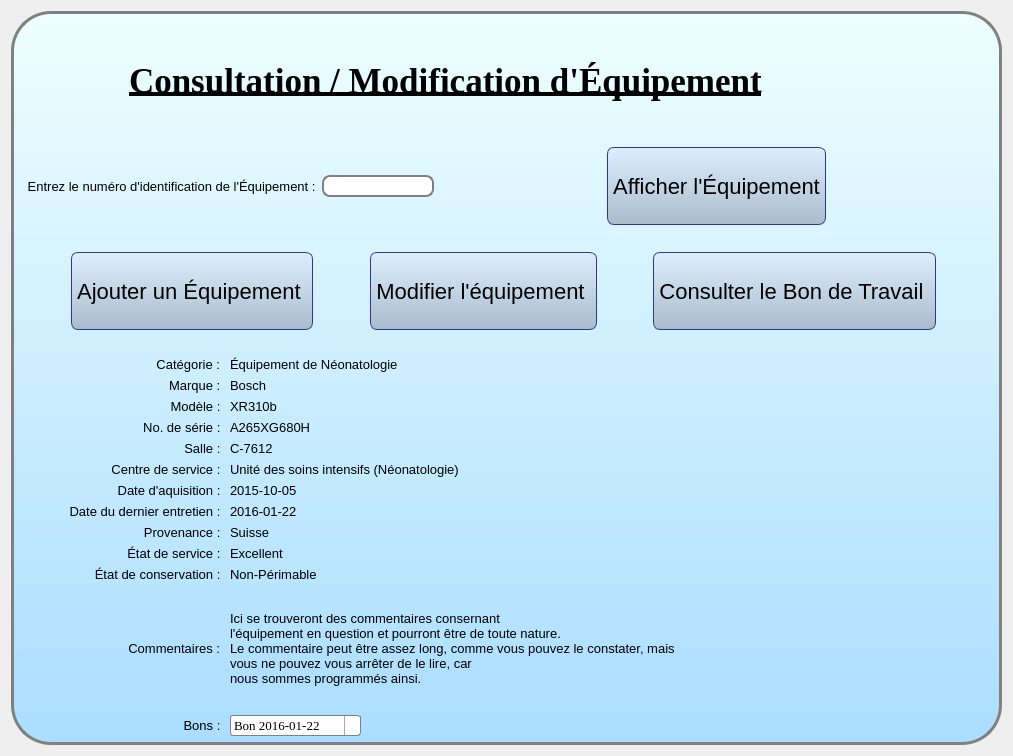
<?xml version="1.0" encoding="UTF-8"?>
<ui version="4.0">
 <class>BackgroundFrame</class>
 <widget class="QWidget" name="BackgroundFrame">
  <property name="geometry">
   <rect>
    <x>0</x>
    <y>0</y>
    <width>1013</width>
    <height>756</height>
   </rect>
  </property>
  <property name="windowTitle">
   <string>Form</string>
  </property>
  <property name="styleSheet">
   <string notr="true"/>
  </property>
  <layout class="QGridLayout" name="gridLayout">
   <item row="0" column="0">
    <widget class="QWidget" name="MainFrame" native="true">
     <property name="styleSheet">
      <string notr="true">#ConsultationEquip {
background: gray;
}

#MainFrame {
border: 3px solid gray;
border-radius: 40px;
background: QLinearGradient(x1: 0, y1: 0, x2: 0, y2: 1, stop: 0 #eff, stop: 1 #adf);
}
QLineEdit {
padding: 1px;
border-style: solid;
border: 2px solid gray;
border-radius: 8px;
min-width: 50px
}

QPushButton {
color: black;
background-color: qlineargradient(x1: 0, y1: 0, x2: 0, y2: 1, stop: 0 #def, stop: 1 #abc);
border-width: 1px;
border-color: #339;
border-style: solid;
border-radius: 7;
padding: 3px;
font-size: 22px;
font-police: Times New Roman;
padding-left: 5px;
padding-right: 5px;
min-width: 120px;
max-width: 330px;
min-height: 70px;
max-height: 70px;
}
QComboBox {
    border: 1px solid gray;
    border-radius: 3px;
    padding: 1px 18px 1px 3px;
    min-width: 8em;
}

QComboBox:editable {
    background: white;
}

QComboBox:!editable, QComboBox::drop-down:editable {
     background: qlineargradient(x1: 0, y1: 0, x2: 0, y2: 1,
                                 stop: 0 #E1E1E1, stop: 0.4 #DDDDDD,
                                 stop: 0.5 #D8D8D8, stop: 1.0 #D3D3D3);
}

/* QComboBox gets the &quot;on&quot; state when the popup is open */
QComboBox:!editable:on, QComboBox::drop-down:editable:on {
    background: qlineargradient(x1: 0, y1: 0, x2: 0, y2: 1,
                                stop: 0 #D3D3D3, stop: 0.4 #D8D8D8,
                                stop: 0.5 #DDDDDD, stop: 1.0 #E1E1E1);
}

QComboBox:on { /* shift the text when the popup opens */
    padding-top: 3px;
    padding-left: 4px;
}

QComboBox::drop-down {
    subcontrol-origin: padding;
    subcontrol-position: top right;
    width: 15px;

    border-left-width: 1px;
    border-left-color: darkgray;
    border-left-style: solid; /* just a single line */
    border-top-right-radius: 3px; /* same radius as the QComboBox */
    border-bottom-right-radius: 3px;
}

QComboBox::down-arrow {
    image: url(/usr/share/icons/crystalsvg/16x16/actions/1downarrow.png);
}

QComboBox::down-arrow:on { /* shift the arrow when popup is open */
    top: 1px;
    left: 1px;
}</string>
     </property>
     <layout class="QGridLayout" name="gridLayout_2">
      <item row="0" column="0" colspan="3">
       <layout class="QHBoxLayout" name="horizontalLayout">
        <item>
         <spacer name="horizontalSpacer">
          <property name="orientation">
           <enum>Qt::Horizontal</enum>
          </property>
          <property name="sizeHint" stdset="0">
           <size>
            <width>40</width>
            <height>20</height>
           </size>
          </property>
         </spacer>
        </item>
        <item>
         <widget class="QLabel" name="titre">
          <property name="font">
           <font>
            <family>Times New Roman</family>
            <pointsize>26</pointsize>
            <weight>75</weight>
            <italic>false</italic>
            <bold>true</bold>
            <underline>true</underline>
           </font>
          </property>
          <property name="text">
           <string>Consultation / Modification d'Équipement</string>
          </property>
         </widget>
        </item>
        <item>
         <spacer name="horizontalSpacer_2">
          <property name="orientation">
           <enum>Qt::Horizontal</enum>
          </property>
          <property name="sizeHint" stdset="0">
           <size>
            <width>40</width>
            <height>20</height>
           </size>
          </property>
         </spacer>
        </item>
        <item>
         <widget class="QLabel" name="label_2">
          <property name="text">
           <string/>
          </property>
          <property name="pixmap">
           <pixmap>Modify-icon-128.png</pixmap>
          </property>
         </widget>
        </item>
        <item>
         <spacer name="horizontalSpacer_9">
          <property name="orientation">
           <enum>Qt::Horizontal</enum>
          </property>
          <property name="sizeHint" stdset="0">
           <size>
            <width>40</width>
            <height>20</height>
           </size>
          </property>
         </spacer>
        </item>
       </layout>
      </item>
      <item row="1" column="0" colspan="2">
       <layout class="QHBoxLayout" name="horizontalLayout_3">
        <item>
         <widget class="QLabel" name="label_6">
          <property name="font">
           <font>
            <pointsize>10</pointsize>
           </font>
          </property>
          <property name="text">
           <string>  Entrez le numéro d'identification de l'Équipement :</string>
          </property>
          <property name="alignment">
           <set>Qt::AlignCenter</set>
          </property>
         </widget>
        </item>
        <item>
         <widget class="QLineEdit" name="lineEdit"/>
        </item>
       </layout>
      </item>
      <item row="1" column="2">
       <layout class="QHBoxLayout" name="horizontalLayout_2">
        <item>
         <spacer name="horizontalSpacer_7">
          <property name="orientation">
           <enum>Qt::Horizontal</enum>
          </property>
          <property name="sizeHint" stdset="0">
           <size>
            <width>40</width>
            <height>20</height>
           </size>
          </property>
         </spacer>
        </item>
        <item>
         <widget class="QPushButton" name="afficherEquipementButton">
          <property name="font">
           <font>
            <pointsize>-1</pointsize>
           </font>
          </property>
          <property name="text">
           <string>Afficher l'Équipement</string>
          </property>
          <property name="icon">
           <iconset>
            <normaloff>Refresh2.png</normaloff>Refresh2.png</iconset>
          </property>
          <property name="iconSize">
           <size>
            <width>60</width>
            <height>60</height>
           </size>
          </property>
         </widget>
        </item>
        <item>
         <spacer name="horizontalSpacer_8">
          <property name="orientation">
           <enum>Qt::Horizontal</enum>
          </property>
          <property name="sizeHint" stdset="0">
           <size>
            <width>40</width>
            <height>20</height>
           </size>
          </property>
         </spacer>
        </item>
       </layout>
      </item>
      <item row="2" column="0" colspan="3">
       <layout class="QHBoxLayout" name="horizontalLayout_4">
        <item>
         <spacer name="horizontalSpacer_3">
          <property name="orientation">
           <enum>Qt::Horizontal</enum>
          </property>
          <property name="sizeHint" stdset="0">
           <size>
            <width>40</width>
            <height>20</height>
           </size>
          </property>
         </spacer>
        </item>
        <item>
         <widget class="QPushButton" name="ajouterUnEquipementNutton">
          <property name="font">
           <font>
            <pointsize>-1</pointsize>
           </font>
          </property>
          <property name="text">
           <string>Ajouter un Équipement </string>
          </property>
          <property name="icon">
           <iconset>
            <normaloff>Add-icon.png</normaloff>Add-icon.png</iconset>
          </property>
          <property name="iconSize">
           <size>
            <width>60</width>
            <height>60</height>
           </size>
          </property>
         </widget>
        </item>
        <item>
         <spacer name="horizontalSpacer_5">
          <property name="orientation">
           <enum>Qt::Horizontal</enum>
          </property>
          <property name="sizeHint" stdset="0">
           <size>
            <width>40</width>
            <height>20</height>
           </size>
          </property>
         </spacer>
        </item>
        <item>
         <widget class="QPushButton" name="modifierUnEquipementButton">
          <property name="font">
           <font>
            <pointsize>-1</pointsize>
           </font>
          </property>
          <property name="text">
           <string>Modifier l'équipement </string>
          </property>
          <property name="icon">
           <iconset>
            <normaloff>Modify-icon.png</normaloff>Modify-icon.png</iconset>
          </property>
          <property name="iconSize">
           <size>
            <width>60</width>
            <height>60</height>
           </size>
          </property>
         </widget>
        </item>
        <item>
         <spacer name="horizontalSpacer_6">
          <property name="orientation">
           <enum>Qt::Horizontal</enum>
          </property>
          <property name="sizeHint" stdset="0">
           <size>
            <width>40</width>
            <height>20</height>
           </size>
          </property>
         </spacer>
        </item>
        <item>
         <widget class="QPushButton" name="consulterUnEquipementButton">
          <property name="font">
           <font>
            <pointsize>-1</pointsize>
           </font>
          </property>
          <property name="text">
           <string>Consulter le Bon de Travail </string>
          </property>
          <property name="icon">
           <iconset>
            <selectedon>view-icon2.png</selectedon>
           </iconset>
          </property>
          <property name="iconSize">
           <size>
            <width>60</width>
            <height>60</height>
           </size>
          </property>
         </widget>
        </item>
        <item>
         <spacer name="horizontalSpacer_4">
          <property name="orientation">
           <enum>Qt::Horizontal</enum>
          </property>
          <property name="sizeHint" stdset="0">
           <size>
            <width>40</width>
            <height>20</height>
           </size>
          </property>
         </spacer>
        </item>
        <item>
         <widget class="QFrame" name="frame">
          <property name="frameShape">
           <enum>QFrame::StyledPanel</enum>
          </property>
          <property name="frameShadow">
           <enum>QFrame::Raised</enum>
          </property>
         </widget>
        </item>
       </layout>
      </item>
      <item row="3" column="0">
       <layout class="QVBoxLayout" name="verticalLayout">
        <item alignment="Qt::AlignRight">
         <widget class="QLabel" name="label_5">
          <property name="font">
           <font>
            <pointsize>10</pointsize>
           </font>
          </property>
          <property name="text">
           <string>Catégorie : </string>
          </property>
          <property name="alignment">
           <set>Qt::AlignCenter</set>
          </property>
         </widget>
        </item>
        <item alignment="Qt::AlignRight">
         <widget class="QLabel" name="label_28">
          <property name="font">
           <font>
            <pointsize>10</pointsize>
           </font>
          </property>
          <property name="text">
           <string>Marque : </string>
          </property>
          <property name="alignment">
           <set>Qt::AlignCenter</set>
          </property>
         </widget>
        </item>
        <item>
         <widget class="QLabel" name="label_32">
          <property name="font">
           <font>
            <pointsize>10</pointsize>
           </font>
          </property>
          <property name="text">
           <string>Modèle : </string>
          </property>
          <property name="alignment">
           <set>Qt::AlignRight|Qt::AlignTrailing|Qt::AlignVCenter</set>
          </property>
         </widget>
        </item>
        <item>
         <widget class="QLabel" name="label_30">
          <property name="font">
           <font>
            <pointsize>10</pointsize>
           </font>
          </property>
          <property name="text">
           <string>No. de série : </string>
          </property>
          <property name="alignment">
           <set>Qt::AlignRight|Qt::AlignTrailing|Qt::AlignVCenter</set>
          </property>
         </widget>
        </item>
        <item>
         <widget class="QLabel" name="label_31">
          <property name="font">
           <font>
            <pointsize>10</pointsize>
           </font>
          </property>
          <property name="text">
           <string>Salle : </string>
          </property>
          <property name="alignment">
           <set>Qt::AlignRight|Qt::AlignTrailing|Qt::AlignVCenter</set>
          </property>
         </widget>
        </item>
        <item>
         <widget class="QLabel" name="label_33">
          <property name="font">
           <font>
            <pointsize>10</pointsize>
           </font>
          </property>
          <property name="text">
           <string>Centre de service : </string>
          </property>
          <property name="alignment">
           <set>Qt::AlignRight|Qt::AlignTrailing|Qt::AlignVCenter</set>
          </property>
         </widget>
        </item>
        <item>
         <widget class="QLabel" name="label_29">
          <property name="font">
           <font>
            <pointsize>10</pointsize>
           </font>
          </property>
          <property name="text">
           <string>Date d'aquisition : </string>
          </property>
          <property name="alignment">
           <set>Qt::AlignRight|Qt::AlignTrailing|Qt::AlignVCenter</set>
          </property>
         </widget>
        </item>
        <item>
         <widget class="QLabel" name="label_27">
          <property name="font">
           <font>
            <pointsize>10</pointsize>
           </font>
          </property>
          <property name="text">
           <string>Date du dernier entretien : </string>
          </property>
          <property name="alignment">
           <set>Qt::AlignRight|Qt::AlignTrailing|Qt::AlignVCenter</set>
          </property>
         </widget>
        </item>
        <item>
         <widget class="QLabel" name="label_26">
          <property name="font">
           <font>
            <pointsize>10</pointsize>
           </font>
          </property>
          <property name="text">
           <string>Provenance : </string>
          </property>
          <property name="alignment">
           <set>Qt::AlignRight|Qt::AlignTrailing|Qt::AlignVCenter</set>
          </property>
         </widget>
        </item>
        <item>
         <widget class="QLabel" name="label_14">
          <property name="font">
           <font>
            <pointsize>10</pointsize>
           </font>
          </property>
          <property name="text">
           <string>État de service : </string>
          </property>
          <property name="alignment">
           <set>Qt::AlignRight|Qt::AlignTrailing|Qt::AlignVCenter</set>
          </property>
         </widget>
        </item>
        <item>
         <widget class="QLabel" name="label_17">
          <property name="font">
           <font>
            <pointsize>10</pointsize>
           </font>
          </property>
          <property name="text">
           <string>État de conservation : </string>
          </property>
          <property name="alignment">
           <set>Qt::AlignRight|Qt::AlignTrailing|Qt::AlignVCenter</set>
          </property>
         </widget>
        </item>
       </layout>
      </item>
      <item row="3" column="1" colspan="2">
       <layout class="QVBoxLayout" name="verticalLayout_2">
        <item>
         <widget class="QLabel" name="label_7">
          <property name="font">
           <font>
            <pointsize>10</pointsize>
           </font>
          </property>
          <property name="text">
           <string>Équipement de Néonatologie</string>
          </property>
          <property name="alignment">
           <set>Qt::AlignLeading|Qt::AlignLeft|Qt::AlignVCenter</set>
          </property>
         </widget>
        </item>
        <item>
         <widget class="QLabel" name="label_35">
          <property name="font">
           <font>
            <pointsize>10</pointsize>
           </font>
          </property>
          <property name="text">
           <string>Bosch</string>
          </property>
          <property name="alignment">
           <set>Qt::AlignLeading|Qt::AlignLeft|Qt::AlignVCenter</set>
          </property>
         </widget>
        </item>
        <item>
         <widget class="QLabel" name="label_36">
          <property name="font">
           <font>
            <pointsize>10</pointsize>
           </font>
          </property>
          <property name="text">
           <string>XR310b</string>
          </property>
          <property name="alignment">
           <set>Qt::AlignLeading|Qt::AlignLeft|Qt::AlignVCenter</set>
          </property>
         </widget>
        </item>
        <item>
         <widget class="QLabel" name="label_37">
          <property name="font">
           <font>
            <pointsize>10</pointsize>
           </font>
          </property>
          <property name="text">
           <string>A265XG680H</string>
          </property>
          <property name="alignment">
           <set>Qt::AlignLeading|Qt::AlignLeft|Qt::AlignVCenter</set>
          </property>
         </widget>
        </item>
        <item>
         <widget class="QLabel" name="label_38">
          <property name="font">
           <font>
            <pointsize>10</pointsize>
           </font>
          </property>
          <property name="text">
           <string>C-7612</string>
          </property>
          <property name="alignment">
           <set>Qt::AlignLeading|Qt::AlignLeft|Qt::AlignVCenter</set>
          </property>
         </widget>
        </item>
        <item>
         <widget class="QLabel" name="label_39">
          <property name="font">
           <font>
            <pointsize>10</pointsize>
           </font>
          </property>
          <property name="text">
           <string>Unité des soins intensifs (Néonatologie)</string>
          </property>
          <property name="alignment">
           <set>Qt::AlignLeading|Qt::AlignLeft|Qt::AlignVCenter</set>
          </property>
         </widget>
        </item>
        <item>
         <widget class="QLabel" name="label_40">
          <property name="font">
           <font>
            <pointsize>10</pointsize>
           </font>
          </property>
          <property name="text">
           <string>2015-10-05</string>
          </property>
          <property name="alignment">
           <set>Qt::AlignLeading|Qt::AlignLeft|Qt::AlignVCenter</set>
          </property>
         </widget>
        </item>
        <item>
         <widget class="QLabel" name="label_41">
          <property name="font">
           <font>
            <pointsize>10</pointsize>
           </font>
          </property>
          <property name="text">
           <string>2016-01-22</string>
          </property>
          <property name="alignment">
           <set>Qt::AlignLeading|Qt::AlignLeft|Qt::AlignVCenter</set>
          </property>
         </widget>
        </item>
        <item>
         <widget class="QLabel" name="label_42">
          <property name="font">
           <font>
            <pointsize>10</pointsize>
           </font>
          </property>
          <property name="text">
           <string>Suisse</string>
          </property>
          <property name="alignment">
           <set>Qt::AlignLeading|Qt::AlignLeft|Qt::AlignVCenter</set>
          </property>
         </widget>
        </item>
        <item>
         <widget class="QLabel" name="label_43">
          <property name="font">
           <font>
            <pointsize>10</pointsize>
           </font>
          </property>
          <property name="text">
           <string>Excellent</string>
          </property>
          <property name="alignment">
           <set>Qt::AlignLeading|Qt::AlignLeft|Qt::AlignVCenter</set>
          </property>
         </widget>
        </item>
        <item>
         <widget class="QLabel" name="label_44">
          <property name="font">
           <font>
            <pointsize>10</pointsize>
           </font>
          </property>
          <property name="text">
           <string>Non-Périmable</string>
          </property>
          <property name="alignment">
           <set>Qt::AlignLeading|Qt::AlignLeft|Qt::AlignVCenter</set>
          </property>
         </widget>
        </item>
       </layout>
      </item>
      <item row="4" column="0">
       <layout class="QHBoxLayout" name="horizontalLayout_7">
        <item alignment="Qt::AlignRight">
         <widget class="QLabel" name="label_34">
          <property name="font">
           <font>
            <pointsize>10</pointsize>
           </font>
          </property>
          <property name="text">
           <string>Commentaires : </string>
          </property>
          <property name="alignment">
           <set>Qt::AlignCenter</set>
          </property>
         </widget>
        </item>
       </layout>
      </item>
      <item row="4" column="1" colspan="2">
       <layout class="QHBoxLayout" name="horizontalLayout_5">
        <item>
         <widget class="QLabel" name="label_45">
          <property name="font">
           <font>
            <pointsize>10</pointsize>
           </font>
          </property>
          <property name="text">
           <string>Ici se trouveront des commentaires consernant
l'équipement en question et pourront être de toute nature.
Le commentaire peut être assez long, comme vous pouvez le constater, mais
vous ne pouvez vous arrêter de le lire, car
nous sommes programmés ainsi.</string>
          </property>
          <property name="alignment">
           <set>Qt::AlignLeading|Qt::AlignLeft|Qt::AlignVCenter</set>
          </property>
         </widget>
        </item>
       </layout>
      </item>
      <item row="5" column="0">
       <layout class="QHBoxLayout" name="horizontalLayout_8">
        <item>
         <widget class="QLabel" name="label_46">
          <property name="font">
           <font>
            <pointsize>10</pointsize>
           </font>
          </property>
          <property name="text">
           <string>Bons : </string>
          </property>
          <property name="alignment">
           <set>Qt::AlignRight|Qt::AlignTrailing|Qt::AlignVCenter</set>
          </property>
         </widget>
        </item>
       </layout>
      </item>
      <item row="5" column="1">
       <layout class="QHBoxLayout" name="horizontalLayout_6">
        <item alignment="Qt::AlignLeft">
         <widget class="QComboBox" name="comboBox">
          <property name="font">
           <font>
            <family>Times New Roman</family>
            <pointsize>10</pointsize>
           </font>
          </property>
          <property name="maxCount">
           <number>2147483645</number>
          </property>
          <property name="sizeAdjustPolicy">
           <enum>QComboBox::AdjustToContentsOnFirstShow</enum>
          </property>
          <item>
           <property name="text">
            <string>Bon 2016-01-22</string>
           </property>
           <property name="icon">
            <iconset>
             <normaloff>view-icon.png</normaloff>view-icon.png</iconset>
           </property>
          </item>
          <item>
           <property name="text">
            <string>Bon 2016-03-07</string>
           </property>
           <property name="icon">
            <iconset>
             <normaloff>view-icon.png</normaloff>view-icon.png</iconset>
           </property>
          </item>
          <item>
           <property name="text">
            <string>Bon 2016-05-12</string>
           </property>
           <property name="icon">
            <iconset>
             <normaloff>view-icon.png</normaloff>view-icon.png</iconset>
           </property>
          </item>
         </widget>
        </item>
       </layout>
      </item>
     </layout>
     <zorder></zorder>
     <zorder></zorder>
     <zorder></zorder>
    </widget>
   </item>
  </layout>
 </widget>
 <resources/>
 <connections/>
</ui>
